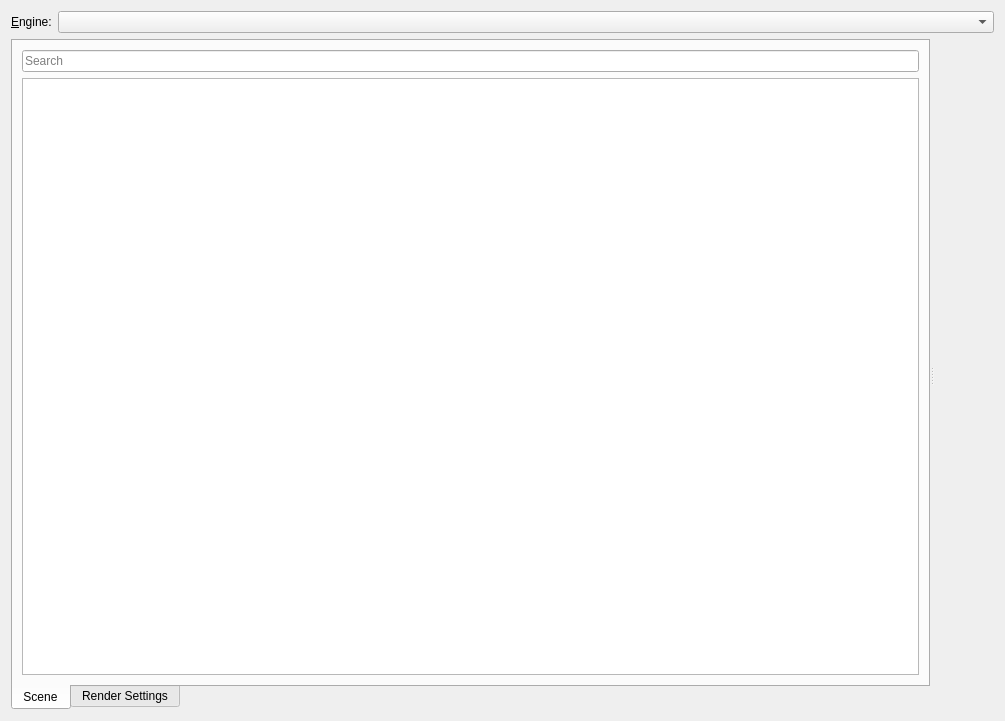
<?xml version="1.0" encoding="UTF-8"?>
<ui version="4.0">
 <class>GammaRay::Qt3DInspectorWidget</class>
 <widget class="QWidget" name="GammaRay::Qt3DInspectorWidget">
  <property name="geometry">
   <rect>
    <x>0</x>
    <y>0</y>
    <width>1005</width>
    <height>721</height>
   </rect>
  </property>
  <property name="windowTitle">
   <string>Form</string>
  </property>
  <layout class="QVBoxLayout" name="verticalLayout_3">
   <item>
    <layout class="QHBoxLayout" name="horizontalLayout">
     <item>
      <widget class="QLabel" name="label">
       <property name="text">
        <string>&amp;Engine:</string>
       </property>
       <property name="buddy">
        <cstring>engineComboBox</cstring>
       </property>
      </widget>
     </item>
     <item>
      <widget class="QComboBox" name="engineComboBox">
       <property name="sizePolicy">
        <sizepolicy hsizetype="Expanding" vsizetype="Fixed">
         <horstretch>0</horstretch>
         <verstretch>0</verstretch>
        </sizepolicy>
       </property>
      </widget>
     </item>
    </layout>
   </item>
   <item>
    <widget class="QSplitter" name="splitter">
     <property name="orientation">
      <enum>Qt::Horizontal</enum>
     </property>
     <widget class="QTabWidget" name="tabWidget">
      <property name="tabPosition">
       <enum>QTabWidget::South</enum>
      </property>
      <property name="currentIndex">
       <number>0</number>
      </property>
      <widget class="QWidget" name="sceneTab">
       <attribute name="title">
        <string>Scene</string>
       </attribute>
       <layout class="QVBoxLayout" name="verticalLayout_2">
        <item>
         <widget class="QLineEdit" name="sceneSearchLine">
          <property name="placeholderText">
           <string>Search</string>
          </property>
          <property name="clearButtonEnabled">
           <bool>true</bool>
          </property>
         </widget>
        </item>
        <item>
         <widget class="QTreeView" name="sceneTreeView">
          <property name="indentation">
           <number>10</number>
          </property>
          <property name="uniformRowHeights">
           <bool>true</bool>
          </property>
         </widget>
        </item>
       </layout>
      </widget>
      <widget class="QWidget" name="renderSettingsTab">
       <attribute name="title">
        <string>Render Settings</string>
       </attribute>
      </widget>
     </widget>
     <widget class="QStackedWidget" name="stack">
      <property name="currentIndex">
       <number>0</number>
      </property>
      <widget class="QWidget" name="scenePage">
       <layout class="QVBoxLayout" name="verticalLayout">
        <item>
         <widget class="GammaRay::PropertyWidget" name="scenePropertyWidget" native="true"/>
        </item>
       </layout>
      </widget>
      <widget class="QWidget" name="renderSettingsPage"/>
     </widget>
    </widget>
   </item>
  </layout>
 </widget>
 <customwidgets>
  <customwidget>
   <class>GammaRay::PropertyWidget</class>
   <extends>QWidget</extends>
   <header location="global">ui/propertywidget.h</header>
   <container>1</container>
  </customwidget>
 </customwidgets>
 <resources/>
 <connections/>
</ui>
